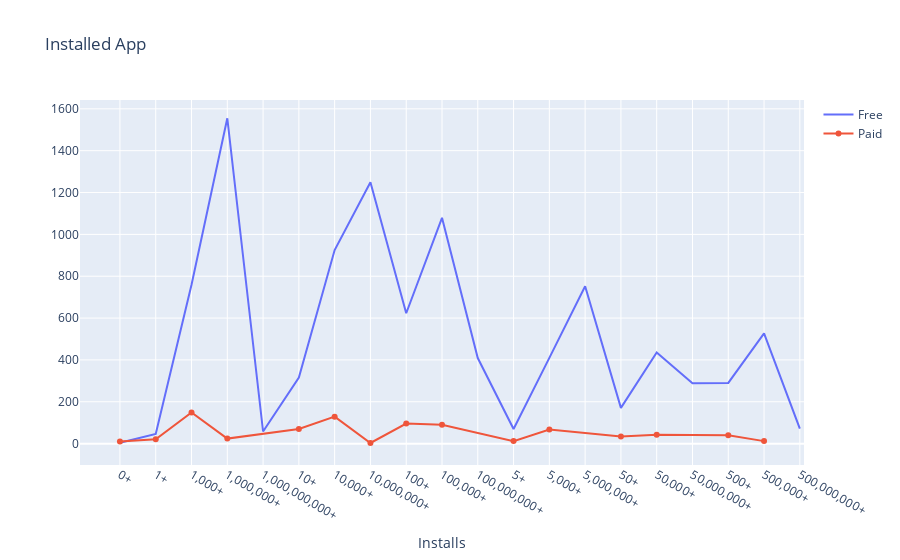

The notebook cell this image was saved under:
### Code cell
'''
trace1 = go.Scatter(x=ins_free['installs'], y=ins_free["count"], name="Free")
trace2 = go.Scatter(x=ins_paid['installs'], y=ins_paid["count"], name="Paid")
y = [trace1, trace2]
layout={'title':"Installed App ",'xaxis':{'title':"Installs"}}
fig = go.Figure(data=y, layout=layout)
iplot(fig)
'''

### Figure 1 — Plotly figure (JSON) as saved in the notebook; plotly's stock layout.template omitted (floating-point values rounded to 4 significant figures)
{"data": [{"name": "Free", "type": "scatter", "x": ["0+", "1+", "1,000+", "1,000,000+", "1,000,000,000+", "10+", "10,000+", "10,000,000+", "100+", "100,000+", "100,000,000+", "5+", "5,000+", "5,000,000+", "50+", "50,000+", "50,000,000+", "500+", "500,000+", "500,000,000+"], "y": [4, 46, 759, 1555, 58, 316, 925, 1249, 623, 1079, 409, 70, 410, 752, 171, 436, 289, 290, 527, 72]}, {"name": "Paid", "type": "scatter", "x": ["0+", "1+", "1,000+", "1,000,000+", "10+", "10,000+", "10,000,000+", "100+", "100,000+", "5+", "5,000+", "50+", "50,000+", "500+", "500,000+"], "y": [10, 21, 149, 24, 70, 129, 3, 96, 90, 12, 67, 34, 43, 40, 12]}], "layout": {"title": {"text": "Installed App "}, "xaxis": {"title": {"text": "Installs"}}}}
